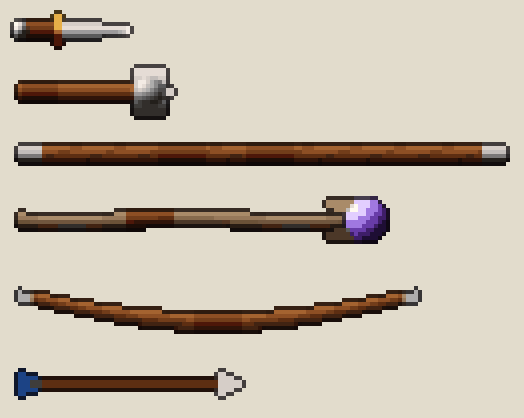

The script that saved this image:
"""Class weapons drawn in code (never generated): dagger, mace, quarterstaff, mage staff, bow, arrow.
Same painted method as the great axe (render_weapons.py): lit at 4x, palette sampled from the bodies, tinted
outline. Each weapon lies flat with its point/head to the right; draw(name, angle, pivot) renders it already
rotated about a grip point, so animation frames stay crisp. GRIPS gives each weapon's hand points."""
import sys, os, numpy as np
sys.path.insert(0, os.path.join(os.path.dirname(os.path.abspath(__file__)), '..', '..', 'weapons'))
import render_weapons as R
from render_weapons import Canvas

R.RAMPS['violet'] = [(30, 14, 52), (62, 30, 104), (104, 60, 168), (160, 120, 224), (226, 206, 255)]
R.RAMPS['ash'] = [(40, 28, 20), (76, 56, 40), (112, 86, 62), (150, 120, 90), (192, 162, 124)]
R.PAL = np.vstack([R.PAL, np.array(R.RAMPS['violet'] + R.RAMPS['ash'], float)])   # let the staff keep its colours

def cyl(c, y, cy, r):
    d = (y - cy) / r
    return d, (np.zeros_like(y), d, np.sqrt(np.clip(1 - d ** 2, 0.05, 1)))

def dagger(angle=0.0, pivot=(6.0, 4.0)):
    L, H, cy = 32, 9, 4.0; c = Canvas(L, H, angle, pivot); x, y = c.x, c.y
    d, n = cyl(c, y, cy, 1.4)
    c.paint((np.abs(d) <= 1) & (x >= 2) & (x <= 10), 'leather', n)                       # grip
    c.paint(((x - 1.5) ** 2 + (y - cy) ** 2) < 2.0 ** 2, 'steel', ((x - 1.5), (y - cy), np.ones_like(x)), spec=1)
    c.paint((np.abs(x - 11) <= 0.9) & (np.abs(y - cy) <= 3.4), 'gold', n, spec=0.6)           # guard
    half = np.clip(1.9 * (1 - np.clip((x - 12) / 19, 0, 1) ** 2.2), 0, 2)                                  # tapering blade
    blade = (x >= 12) & (x <= 31) & (np.abs(y - cy) <= half)
    c.paint(blade, 'steel', (np.zeros_like(x), np.sign(y - cy) * 0.5, np.ones_like(x)), spec=0.9)
    c.paint(blade & (np.abs(y - cy) < 0.45), 'steel', None, flat=np.full_like(x, 0.95))
    return c.finish(), (c.pivot_out[0] + 1, c.pivot_out[1] + 1)

def mace(angle=0.0, pivot=(6.0, 6.0)):
    L, H, cy = 40, 13, 6.0; c = Canvas(L, H, angle, pivot); x, y = c.x, c.y
    d, n = cyl(c, y, cy, 1.5)
    c.paint((np.abs(d) <= 1) & (x >= 1) & (x <= 31), 'wood', n)
    c.paint((np.abs(d) <= 1.1) & (x >= 2) & (x <= 11), 'leather', n)
    for fy in (-4.6, -2.3, 0, 2.3, 4.6):                                                     # flanged head
        f = (x >= 30) & (x <= 38) & (np.abs(y - cy - fy) <= 1.0 + 0.6 * (fy == 0))
        c.paint(f, 'steel', (np.zeros_like(x), np.full_like(x, fy / 5), np.ones_like(x)), spec=0.9)
    rr = ((x - 34) / 4.2) ** 2 + ((y - cy) / 3.4) ** 2
    c.paint(rr < 1, 'steel', ((x - 34) / 4.2, (y - cy) / 3.4, np.sqrt(np.clip(1 - rr, 0.05, 1))), base=-0.1, spec=1)
    c.paint(((x - 39) ** 2 + (y - cy) ** 2) < 1.4 ** 2, 'steel', None, flat=np.full_like(x, 0.8))
    return c.finish(), (c.pivot_out[0] + 1, c.pivot_out[1] + 1)

def quarterstaff(angle=0.0, pivot=(42.0, 4.0)):
    L, H, cy = 124, 9, 4.0; c = Canvas(L, H, angle, pivot); x, y = c.x, c.y
    d, n = cyl(c, y, cy, 1.7)
    c.paint((np.abs(d) <= 1) & (x >= 1) & (x <= L - 1), 'wood', n)
    c.paint((np.abs(d) <= 1) & (x >= 1) & (x <= L - 1) & (((x * 0.6 + y * 2) % 7) < 0.7), 'wood', n, base=-0.25)
    for a0, a1 in ((1, 7), (L - 7, L - 1)):                                                  # iron caps
        c.paint((np.abs(d) <= 1.2) & (x >= a0) & (x <= a1), 'steel', n, spec=0.8)
    for g0 in (36, 58):                                                                       # leather grips
        c.paint((np.abs(d) <= 1.05) & (x >= g0) & (x <= g0 + 12), 'leather', n)
    return c.finish(), (c.pivot_out[0] + 1, c.pivot_out[1] + 1)

def mage_staff(angle=0.0, pivot=(34.0, 6.0)):
    L, H, cy = 96, 15, 7.0; c = Canvas(L, H, angle, pivot); x, y = c.x, c.y
    wob = 0.35 * np.sin(x / 9.0)                                                               # gnarled shaft
    d, n = cyl(c, y, cy + wob, 1.5)
    c.paint((np.abs(d) <= 1) & (x >= 1) & (x <= 82), 'ash', n)
    c.paint((np.abs(d) <= 1.05) & (x >= 28) & (x <= 40), 'leather', n)
    claw = (x >= 78) & (x <= 86) & (np.abs(y - cy) <= 4.6) & (np.abs(y - cy) >= 3.0 - (x - 78) * 0.2)
    c.paint(claw, 'ash', (np.zeros_like(x), np.sign(y - cy) * 0.6, np.ones_like(x)))
    rr = ((x - 88) / 5.2) ** 2 + ((y - cy) / 5.2) ** 2                                        # crystal orb
    c.paint(rr < 1, 'violet', ((x - 88) / 5.2, (y - cy) / 5.2, np.sqrt(np.clip(1 - rr, 0.05, 1))), base=0.1, spec=1.3)
    img = c.finish()
    tip = np.array([88.0, cy]) - np.array(pivot); th = np.radians(angle)
    tip = np.array([np.cos(th) * tip[0] - np.sin(th) * tip[1], np.sin(th) * tip[0] + np.cos(th) * tip[1]])
    return img, (c.pivot_out[0] + 1, c.pivot_out[1] + 1), (c.pivot_out[0] + 1 + tip[0], c.pivot_out[1] + 1 + tip[1])

def bow(length, angle=-90.0, draw=0.0):
    """Recurve-ish bow, flat along x with the grip in the middle and the limbs bending back (−y) toward the
    archer. Returns image, grip point, and the two limb tips (for the string)."""
    L = length; H = 20; cy = 13.0; c = Canvas(L + 2, H, angle, (L / 2 + 1, cy)); x, y = c.x, c.y
    u = (x - (L / 2 + 1)) / (L / 2)                                                           # -1..1 along the bow
    bend = (u ** 2) * (8 + 2 * draw) - (np.abs(u) ** 6) * 1.5                                 # tips sweep back
    mid = cy - bend; thick = 1.6 * (1 - 0.55 * np.abs(u)) + 0.4
    limb = (np.abs(u) <= 1) & (np.abs(y - mid) <= thick)
    c.paint(limb, 'wood', (np.zeros_like(x), (y - mid) / (thick + 1e-6), np.ones_like(x)))
    c.paint(limb & (np.abs(u) < 0.12), 'leather', (np.zeros_like(x), (y - mid) / 2, np.ones_like(x)))
    c.paint(limb & (np.abs(u) > 0.93), 'steel', None, flat=np.full_like(x, 0.7))
    img = c.finish()
    th = np.radians(angle); R_ = np.array([[np.cos(th), -np.sin(th)], [np.sin(th), np.cos(th)]])
    tb = (8 + 2 * draw) - 1.5
    tips = [R_ @ np.array([s * L / 2, -tb]) for s in (-1, 1)]
    gp = (c.pivot_out[0] + 1, c.pivot_out[1] + 1)
    return img, gp, [(gp[0] + t[0], gp[1] + t[1]) for t in tips]

def arrow(length=58):
    L, H, cy = length, 9, 4.0; c = Canvas(L, H); x, y = c.x, c.y
    c.paint((np.abs(y - cy) <= 0.7) & (x >= 4) & (x <= L - 6), 'wood', None, flat=np.full_like(x, 0.55))
    head = (x >= L - 7) & (np.abs(y - cy) <= (L - x) * 0.45)
    c.paint(head, 'steel', None, flat=np.full_like(x, 0.8))
    fl = (x >= 1) & (x <= 7) & (np.abs(y - cy) <= 1 + (7 - x) * 0.35) & (np.abs(y - cy) >= 0.5)
    c.paint(fl, 'blue', None, flat=np.full_like(x, 0.75))
    return c.finish(), (1 + 1, cy + 1)

if __name__ == '__main__':
    from PIL import Image
    items = [dagger()[0], mace()[0], quarterstaff()[0], mage_staff()[0], bow(100, angle=0)[0], arrow()[0]]
    Z = 4; W = max(i.shape[1] for i in items) * Z + 20; Hh = sum(i.shape[0] * Z + 10 for i in items) + 10
    sheet = Image.new('RGBA', (W, Hh), (226, 220, 204, 255)); yy = 10
    for i in items:
        im = Image.fromarray(i); sheet.alpha_composite(im.resize((im.width * Z, im.height * Z), Image.NEAREST), (10, yy)); yy += im.height * Z + 10
    sheet.save('class_weapons.png'); print(sheet.size)
